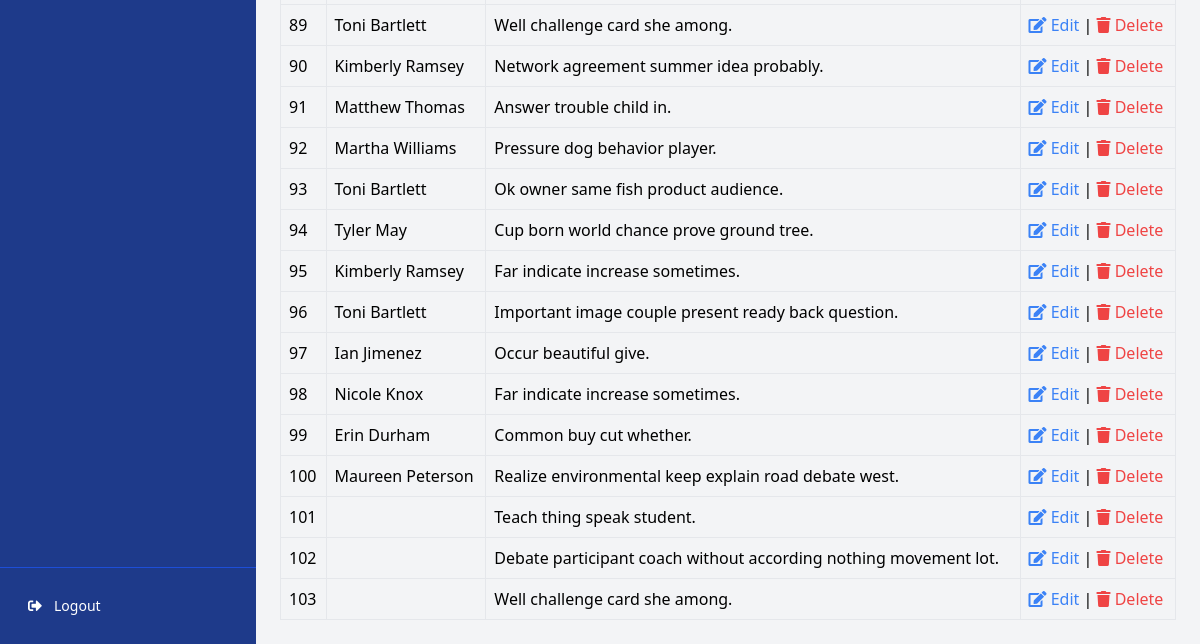
/dashboard/enrollments/ (signed in, lower part), run on an earlier commit of the app's database.
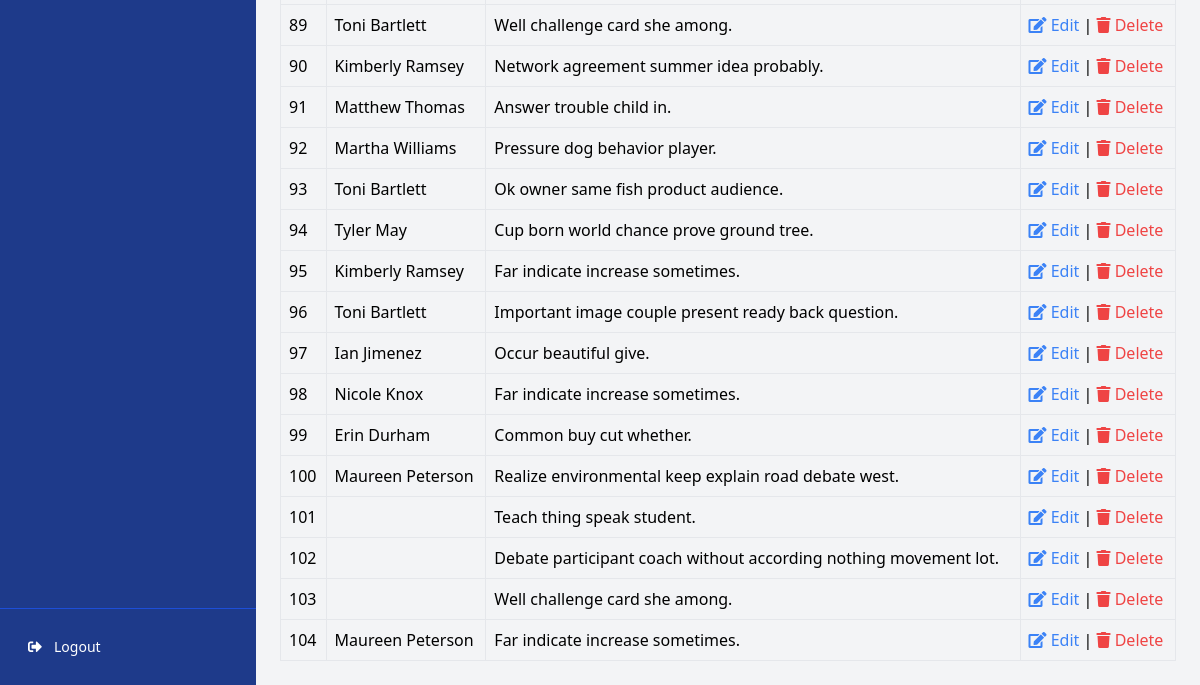
And on a later commit of the database.
### courses/models.py (models this page shows, shortened)
class Enrollment(models.Model):
    course = models.ForeignKey(Course, on_delete=models.CASCADE)
    student = models.ForeignKey(
        settings.AUTH_USER_MODEL,
        on_delete=models.CASCADE,
        related_name='enrollments',
        null=True,
        blank=True
    )
    enrolled_at = models.DateTimeField(auto_now_add=True)

class Course(models.Model):
    title = models.CharField(max_length=255)
    description = models.TextField()
    price = models.DecimalField(max_digits=10, decimal_places=2, default=0)
    rating = models.FloatField(
        default=0.0,
        validators=[MinValueValidator(0), MaxValueValidator(5)]
    )
    instructor = models.ForeignKey(
        settings.AUTH_USER_MODEL,
        on_delete=models.CASCADE,
        related_name='courses',
        null=True,
        blank=True
    )
    category = models.ForeignKey(
        Category,
        on_delete=models.CASCADE,
        related_name='courses',
        null=True,
        blank=True
    )
    created_at = models.DateTimeField(auto_now_add=True)

### users/models.py (models this page shows, shortened)
class CustomUser(AbstractUser):
    phone = models.CharField(max_length=15, blank=True, null=True)
    address = models.CharField(max_length=255, blank=True, null=True)
    age = models.PositiveIntegerField(null=True, blank=True)
    is_student = models.BooleanField(default=True)
    is_instructor = models.BooleanField(default=False)

### dashboard/views.py (the view)
# urls.py: path('enrollments/', EnrollmentListView.as_view(), name='enrollment_list'),
class EnrollmentListView(LoginRequiredMixin, ListView):
    model = Enrollment
    template_name = 'dashboard/enrollment_list.html'
    context_object_name = 'enrollments'

### templates/dashboard/enrollment_list.html (shortened to what this page needs)
{% extends 'base_dashboard.html' %}
{% block content %}
    <table class="table-auto w-full">
        <tbody>
            {% for enrollment in enrollments %}
                <tr>
                    <td class="border p-2">{{ forloop.counter }}</td>
                    <td class="border p-2">{{ enrollment.student.get_full_name }}</td>
                    <td class="border p-2">{{ enrollment.course.title }}</td>
                    <td class="border p-2">
                        <a href="{% url 'dashboard:enrollment_edit' enrollment.pk %}"
                           class="text-blue-500">
                            <i class="fas fa-edit"></i> Edit
                        </a> |
                        <a href="{% url 'dashboard:enrollment_delete' enrollment.pk %}"
                           class="text-red-500">
                            <i class="fas fa-trash"></i> Delete
                        </a>
                    </td>
                </tr>
            {% endfor %}
        </tbody>
    </table>
{% endblock %}

What changed in the data, as far as the page shows it:
added Enrollment: student.get_full_name "Maureen Peterson", course "Far indicate increase sometimes."
